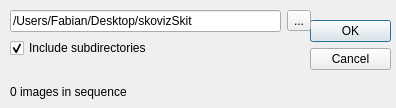
<?xml version="1.0" encoding="UTF-8"?>
<ui version="4.0">
 <class>SetSequenceDialog</class>
 <widget class="QDialog" name="SetSequenceDialog">
  <property name="windowModality">
   <enum>Qt::WindowModal</enum>
  </property>
  <property name="geometry">
   <rect>
    <x>0</x>
    <y>0</y>
    <width>396</width>
    <height>108</height>
   </rect>
  </property>
  <property name="windowTitle">
   <string>Set Sequence Directory</string>
  </property>
  <widget class="QDialogButtonBox" name="buttonBox">
   <property name="geometry">
    <rect>
     <x>310</x>
     <y>20</y>
     <width>81</width>
     <height>241</height>
    </rect>
   </property>
   <property name="orientation">
    <enum>Qt::Vertical</enum>
   </property>
   <property name="standardButtons">
    <set>QDialogButtonBox::Cancel|QDialogButtonBox::Ok</set>
   </property>
  </widget>
  <widget class="QWidget" name="layoutWidget">
   <property name="geometry">
    <rect>
     <x>10</x>
     <y>10</y>
     <width>301</width>
     <height>109</height>
    </rect>
   </property>
   <layout class="QVBoxLayout" name="verticalLayout">
    <item>
     <layout class="QHBoxLayout" name="horizontalLayout">
      <item>
       <widget class="QLineEdit" name="m_textLine">
        <property name="text">
         <string>/Users/Fabian/Desktop/skovizSkit</string>
        </property>
       </widget>
      </item>
      <item>
       <widget class="QToolButton" name="m_dirButton">
        <property name="text">
         <string>...</string>
        </property>
       </widget>
      </item>
     </layout>
    </item>
    <item>
     <widget class="QCheckBox" name="m_subDirBox">
      <property name="text">
       <string>Include subdirectories</string>
      </property>
      <property name="checked">
       <bool>true</bool>
      </property>
     </widget>
    </item>
    <item>
     <widget class="QLabel" name="m_numLabel">
      <property name="text">
       <string>0 images in sequence</string>
      </property>
     </widget>
    </item>
   </layout>
  </widget>
 </widget>
 <resources/>
 <connections>
  <connection>
   <sender>buttonBox</sender>
   <signal>accepted()</signal>
   <receiver>SetSequenceDialog</receiver>
   <slot>accept()</slot>
   <hints>
    <hint type="sourcelabel">
     <x>248</x>
     <y>254</y>
    </hint>
    <hint type="destinationlabel">
     <x>157</x>
     <y>274</y>
    </hint>
   </hints>
  </connection>
  <connection>
   <sender>buttonBox</sender>
   <signal>rejected()</signal>
   <receiver>SetSequenceDialog</receiver>
   <slot>reject()</slot>
   <hints>
    <hint type="sourcelabel">
     <x>316</x>
     <y>260</y>
    </hint>
    <hint type="destinationlabel">
     <x>286</x>
     <y>274</y>
    </hint>
   </hints>
  </connection>
 </connections>
</ui>
